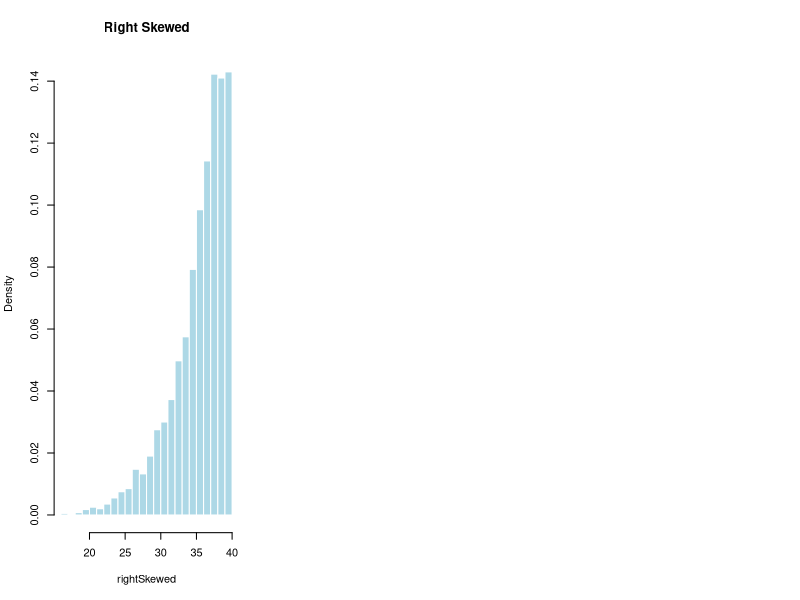

Write R code to recreate this figure. (Note: this script raises an error after producing the figure.)
#  The Skew-Normal and Related Distributions

# the following library can also be used to generate skewed data 
# install.packages("sn")
# library(sn)
# rightSkewed <- rsn(n=10000, xi = 9,  omega = 10, alpha = 7)
# leftSkewed <- rsn(n=10000, xi = 1,  omega = 5, alpha = 1, tau = 1)


# we use beta distribution to generate skewed data 

# set the random initial start as constant value 
set.seed(1)

# generate 3 different data sets. 

rightSkewed <- rbeta(4000,9,1.2)*40
leftSkewed <- rbeta(4000,1,9)*40
normalData<-rnorm(4000, mean = 20, sd=5)


# Begin with visualization. 

######################################################

par(mfrow=c(1,3))
######################################################

hist(rightSkewed, 
     probability=T, nclass=max(rightSkewed)-min(rightSkewed)+1, 
   col='lightblue', 
    main='Right Skewed', border = F)
ines(density(rightSkewed,bw=1), col='red', lwd=3)

# plot(density(rightSkewed), main='Right Skewed' , col='red', lwd=3, type="l")


abline(v=mean(rightSkewed), col='blue', lwd=3)
abline(v=median(rightSkewed), col='green', lwd=3)


text(mean(rightSkewed)-3, .12, "Mean", cex = 1.6, col='blue')
text(mean(rightSkewed)-3, .13, "Median", cex = 1.6, col='green')

######################################################



hist(normalData, 
     probability=T, nclass=max(normalData)-min(normalData)+1, 
     col='lightblue', 
    main='Normal', border = F)


lines(density(normalData,bw=1), col='red', lwd=3)

#plot(density(normalData), main='Normal' , col='red', lwd=3, type="l")

abline(v=mean(normalData), col='blue', lwd=3)
abline(v=median(normalData), col='green', lwd=3)


######################################################
hist(leftSkewed, 
     probability=T, nclass=max(leftSkewed)-min(leftSkewed)+1, 
    col='lightblue', 
    main='Left Skewed' , border = F)

lines(density(leftSkewed,bw=1), col='red', lwd=3)

# plot(density(leftSkewed), main='Left Skewed' , col='red', lwd=3, type="l")


abline(v=mean(leftSkewed), col='blue', lwd=3)
abline(v=median(leftSkewed), col='green', lwd=3)

text(mean(leftSkewed)+2, .19, "Mean", cex = 1.6, col='blue')
text(mean(leftSkewed)+2, .20, "Median", cex = 1.6, col='green')
